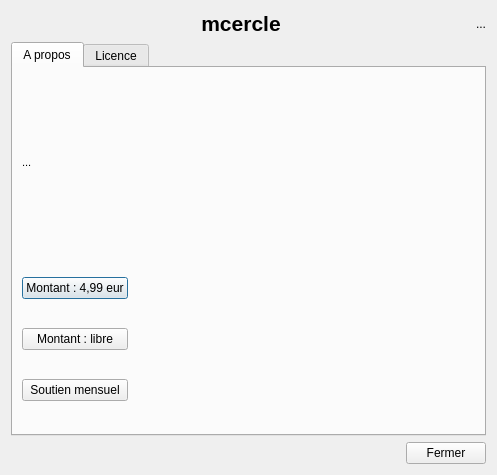
<?xml version="1.0" encoding="UTF-8"?>
<ui version="4.0">
 <class>about</class>
 <widget class="QDialog" name="about">
  <property name="geometry">
   <rect>
    <x>0</x>
    <y>0</y>
    <width>497</width>
    <height>475</height>
   </rect>
  </property>
  <property name="windowTitle">
   <string>A propos</string>
  </property>
  <property name="windowIcon">
   <iconset resource="../ressources.qrc">
    <normaloff>:/app/help</normaloff>:/app/help</iconset>
  </property>
  <layout class="QGridLayout" name="gridLayout">
   <item row="0" column="0">
    <layout class="QVBoxLayout" name="verticalLayout">
     <item>
      <layout class="QHBoxLayout" name="horizontalLayout_2">
       <item>
        <spacer name="horizontalSpacer_4">
         <property name="orientation">
          <enum>Qt::Horizontal</enum>
         </property>
         <property name="sizeHint" stdset="0">
          <size>
           <width>40</width>
           <height>20</height>
          </size>
         </property>
        </spacer>
       </item>
       <item>
        <widget class="QLabel" name="label">
         <property name="text">
          <string>&lt;!DOCTYPE HTML PUBLIC &quot;-//W3C//DTD HTML 4.0//EN&quot; &quot;http://www.w3.org/TR/REC-html40/strict.dtd&quot;&gt;
&lt;html&gt;&lt;head&gt;&lt;meta name=&quot;qrichtext&quot; content=&quot;1&quot; /&gt;&lt;style type=&quot;text/css&quot;&gt;
p, li { white-space: pre-wrap; }
&lt;/style&gt;&lt;/head&gt;&lt;body style=&quot; font-family:'Ubuntu'; font-size:9pt; font-weight:400; font-style:normal;&quot;&gt;
&lt;p align=&quot;center&quot; style=&quot; margin-top:0px; margin-bottom:0px; margin-left:0px; margin-right:0px; -qt-block-indent:0; text-indent:0px;&quot;&gt;&lt;span style=&quot; font-size:16pt; font-weight:600;&quot;&gt;mcercle&lt;/span&gt;&lt;/p&gt;&lt;/body&gt;&lt;/html&gt;</string>
         </property>
        </widget>
       </item>
       <item>
        <spacer name="horizontalSpacer_3">
         <property name="orientation">
          <enum>Qt::Horizontal</enum>
         </property>
         <property name="sizeHint" stdset="0">
          <size>
           <width>40</width>
           <height>20</height>
          </size>
         </property>
        </spacer>
       </item>
       <item>
        <widget class="QLabel" name="label_ico">
         <property name="text">
          <string>...</string>
         </property>
        </widget>
       </item>
      </layout>
     </item>
     <item>
      <widget class="QTabWidget" name="tabWidget">
       <property name="currentIndex">
        <number>0</number>
       </property>
       <widget class="QWidget" name="tab">
        <attribute name="title">
         <string>A propos</string>
        </attribute>
        <layout class="QHBoxLayout" name="horizontalLayout_4">
         <item>
          <layout class="QVBoxLayout" name="verticalLayout_2">
           <item>
            <widget class="QLabel" name="label_apropos">
             <property name="text">
              <string>&lt;!DOCTYPE HTML PUBLIC &quot;-//W3C//DTD HTML 4.0//EN&quot; &quot;http://www.w3.org/TR/REC-html40/strict.dtd&quot;&gt;
&lt;html&gt;&lt;head&gt;&lt;meta name=&quot;qrichtext&quot; content=&quot;1&quot; /&gt;&lt;style type=&quot;text/css&quot;&gt;
p, li { white-space: pre-wrap; }
&lt;/style&gt;&lt;/head&gt;&lt;body style=&quot; font-family:'MS Shell Dlg 2'; font-size:8.25pt; font-weight:400; font-style:normal;&quot;&gt;
&lt;p style=&quot; margin-top:0px; margin-bottom:0px; margin-left:0px; margin-right:0px; -qt-block-indent:0; text-indent:0px;&quot;&gt;&lt;span style=&quot; font-size:8pt;&quot;&gt;...&lt;/span&gt;&lt;/p&gt;&lt;/body&gt;&lt;/html&gt;</string>
             </property>
            </widget>
           </item>
           <item>
            <layout class="QHBoxLayout" name="horizontalLayout_6">
             <item>
              <layout class="QVBoxLayout" name="verticalLayout_4">
               <item>
                <widget class="QPushButton" name="pushButton_don">
                 <property name="text">
                  <string>Montant : 4,99 eur</string>
                 </property>
                 <property name="iconSize">
                  <size>
                   <width>124</width>
                   <height>26</height>
                  </size>
                 </property>
                 <property name="default">
                  <bool>false</bool>
                 </property>
                 <property name="flat">
                  <bool>false</bool>
                 </property>
                </widget>
               </item>
               <item>
                <widget class="QPushButton" name="pushButton_donFree">
                 <property name="text">
                  <string>Montant : libre</string>
                 </property>
                </widget>
               </item>
               <item>
                <widget class="QPushButton" name="pushButton_donmonthly">
                 <property name="text">
                  <string>Soutien mensuel</string>
                 </property>
                </widget>
               </item>
              </layout>
             </item>
             <item>
              <widget class="QLabel" name="label_don">
               <property name="toolTip">
                <string>Merci beaucoup !</string>
               </property>
               <property name="text">
                <string/>
               </property>
               <property name="pixmap">
                <pixmap resource="../ressources.qrc">:/app/heart</pixmap>
               </property>
              </widget>
             </item>
             <item>
              <widget class="QLabel" name="label_paypaloptions">
               <property name="toolTip">
                <string>Sécurisé avec PAYPAL</string>
               </property>
               <property name="text">
                <string/>
               </property>
               <property name="pixmap">
                <pixmap resource="../ressources.qrc">:/app/don1</pixmap>
               </property>
               <property name="scaledContents">
                <bool>true</bool>
               </property>
              </widget>
             </item>
             <item>
              <spacer name="horizontalSpacer_2">
               <property name="orientation">
                <enum>Qt::Horizontal</enum>
               </property>
               <property name="sizeHint" stdset="0">
                <size>
                 <width>40</width>
                 <height>20</height>
                </size>
               </property>
              </spacer>
             </item>
            </layout>
           </item>
          </layout>
         </item>
        </layout>
       </widget>
       <widget class="QWidget" name="tab_3">
        <attribute name="title">
         <string>Licence</string>
        </attribute>
        <layout class="QHBoxLayout" name="horizontalLayout_5">
         <item>
          <layout class="QVBoxLayout" name="verticalLayout_3">
           <item>
            <widget class="QTextEdit" name="textEditLicence">
             <property name="readOnly">
              <bool>true</bool>
             </property>
             <property name="html">
              <string>&lt;!DOCTYPE HTML PUBLIC &quot;-//W3C//DTD HTML 4.0//EN&quot; &quot;http://www.w3.org/TR/REC-html40/strict.dtd&quot;&gt;
&lt;html&gt;&lt;head&gt;&lt;meta name=&quot;qrichtext&quot; content=&quot;1&quot; /&gt;&lt;style type=&quot;text/css&quot;&gt;
p, li { white-space: pre-wrap; }
&lt;/style&gt;&lt;/head&gt;&lt;body style=&quot; font-family:'MS Shell Dlg 2'; font-size:7.8pt; font-weight:400; font-style:normal;&quot;&gt;
&lt;p style=&quot; margin-top:0px; margin-bottom:0px; margin-left:0px; margin-right:0px; -qt-block-indent:0; text-indent:0px;&quot;&gt;&lt;span style=&quot; font-family:'Ubuntu'; font-size:9pt; font-weight:600;&quot;&gt;En utilisant ce logiciel vous acceptez la licence.&lt;/span&gt;&lt;/p&gt;
&lt;p style=&quot; margin-top:0px; margin-bottom:0px; margin-left:0px; margin-right:0px; -qt-block-indent:0; text-indent:0px;&quot;&gt;&lt;span style=&quot; font-family:'Ubuntu'; font-size:9pt; font-weight:600;&quot;&gt;L'auteur ne pourra pas être tenue pour responsable d'éventuelles pertes de données ou d'erreurs de calcul.&lt;/span&gt;&lt;/p&gt;
&lt;p align=&quot;center&quot; style=&quot; margin-top:0px; margin-bottom:0px; margin-left:0px; margin-right:0px; -qt-block-indent:0; text-indent:0px;&quot;&gt;&lt;img src=&quot;:/app/logo&quot; /&gt;&lt;/p&gt;
&lt;p style=&quot;-qt-paragraph-type:empty; margin-top:0px; margin-bottom:0px; margin-left:0px; margin-right:0px; -qt-block-indent:0; text-indent:0px; font-family:'Ubuntu'; font-size:9pt;&quot;&gt;&lt;br /&gt;&lt;/p&gt;
&lt;p style=&quot; margin-top:0px; margin-bottom:0px; margin-left:0px; margin-right:0px; -qt-block-indent:0; text-indent:0px;&quot;&gt;&lt;span style=&quot; font-family:'Ubuntu'; font-size:9pt; text-decoration: underline;&quot;&gt;Guide rapide de la GPLv3:&lt;/span&gt;&lt;/p&gt;
&lt;p style=&quot; margin-top:0px; margin-bottom:0px; margin-left:0px; margin-right:0px; -qt-block-indent:0; text-indent:0px;&quot;&gt;&lt;a href=&quot;http://www.gnu.org/licenses/quick-guide-gplv3.html&quot;&gt;&lt;span style=&quot; font-family:'Ubuntu'; font-size:9pt; text-decoration: underline; color:#0057ae;&quot;&gt;http://www.gnu.org/licenses/quick-guide-gplv3.html&lt;/span&gt;&lt;/a&gt;&lt;/p&gt;
&lt;p style=&quot;-qt-paragraph-type:empty; margin-top:0px; margin-bottom:0px; margin-left:0px; margin-right:0px; -qt-block-indent:0; text-indent:0px; font-family:'Ubuntu'; font-size:9pt;&quot;&gt;&lt;br /&gt;&lt;/p&gt;
&lt;p style=&quot; margin-top:0px; margin-bottom:0px; margin-left:0px; margin-right:0px; -qt-block-indent:0; text-indent:0px;&quot;&gt;&lt;span style=&quot; font-family:'Ubuntu'; font-size:9pt; text-decoration: underline;&quot;&gt;GNU General Public License:&lt;/span&gt;&lt;/p&gt;
&lt;p style=&quot; margin-top:0px; margin-bottom:0px; margin-left:0px; margin-right:0px; -qt-block-indent:0; text-indent:0px;&quot;&gt;&lt;span style=&quot; font-family:'Ubuntu'; font-size:9pt;&quot;&gt;This program is free software: you can redistribute it and/or modify&lt;/span&gt;&lt;/p&gt;
&lt;p style=&quot; margin-top:0px; margin-bottom:0px; margin-left:0px; margin-right:0px; -qt-block-indent:0; text-indent:0px;&quot;&gt;&lt;span style=&quot; font-family:'Ubuntu'; font-size:9pt;&quot;&gt;it under the terms of the GNU General Public License as published by&lt;/span&gt;&lt;/p&gt;
&lt;p style=&quot; margin-top:0px; margin-bottom:0px; margin-left:0px; margin-right:0px; -qt-block-indent:0; text-indent:0px;&quot;&gt;&lt;span style=&quot; font-family:'Ubuntu'; font-size:9pt;&quot;&gt;the Free Software Foundation, either version 3 of the License, or&lt;/span&gt;&lt;/p&gt;
&lt;p style=&quot; margin-top:0px; margin-bottom:0px; margin-left:0px; margin-right:0px; -qt-block-indent:0; text-indent:0px;&quot;&gt;&lt;span style=&quot; font-family:'Ubuntu'; font-size:9pt;&quot;&gt;(at your option) any later version.&lt;/span&gt;&lt;/p&gt;
&lt;p style=&quot;-qt-paragraph-type:empty; margin-top:0px; margin-bottom:0px; margin-left:0px; margin-right:0px; -qt-block-indent:0; text-indent:0px; font-family:'Ubuntu'; font-size:9pt;&quot;&gt;&lt;br /&gt;&lt;/p&gt;
&lt;p style=&quot; margin-top:0px; margin-bottom:0px; margin-left:0px; margin-right:0px; -qt-block-indent:0; text-indent:0px;&quot;&gt;&lt;span style=&quot; font-family:'Ubuntu'; font-size:9pt;&quot;&gt;This program is distributed in the hope that it will be useful,&lt;/span&gt;&lt;/p&gt;
&lt;p style=&quot; margin-top:0px; margin-bottom:0px; margin-left:0px; margin-right:0px; -qt-block-indent:0; text-indent:0px;&quot;&gt;&lt;span style=&quot; font-family:'Ubuntu'; font-size:9pt;&quot;&gt;but WITHOUT ANY WARRANTY; without even the implied warranty of&lt;/span&gt;&lt;/p&gt;
&lt;p style=&quot; margin-top:0px; margin-bottom:0px; margin-left:0px; margin-right:0px; -qt-block-indent:0; text-indent:0px;&quot;&gt;&lt;span style=&quot; font-family:'Ubuntu'; font-size:9pt;&quot;&gt;MERCHANTABILITY or FITNESS FOR A PARTICULAR PURPOSE. See the&lt;/span&gt;&lt;/p&gt;
&lt;p style=&quot; margin-top:0px; margin-bottom:0px; margin-left:0px; margin-right:0px; -qt-block-indent:0; text-indent:0px;&quot;&gt;&lt;span style=&quot; font-family:'Ubuntu'; font-size:9pt;&quot;&gt;GNU General Public License for more details.&lt;/span&gt;&lt;/p&gt;
&lt;p style=&quot;-qt-paragraph-type:empty; margin-top:0px; margin-bottom:0px; margin-left:0px; margin-right:0px; -qt-block-indent:0; text-indent:0px; font-family:'Ubuntu'; font-size:9pt;&quot;&gt;&lt;br /&gt;&lt;/p&gt;
&lt;p style=&quot; margin-top:0px; margin-bottom:0px; margin-left:0px; margin-right:0px; -qt-block-indent:0; text-indent:0px;&quot;&gt;&lt;span style=&quot; font-family:'Ubuntu'; font-size:9pt;&quot;&gt;You should have received a copy of the GNU General Public License&lt;/span&gt;&lt;/p&gt;
&lt;p style=&quot; margin-top:0px; margin-bottom:0px; margin-left:0px; margin-right:0px; -qt-block-indent:0; text-indent:0px;&quot;&gt;&lt;span style=&quot; font-family:'Ubuntu'; font-size:9pt;&quot;&gt;along with this program. If not, see &amp;lt;&lt;/span&gt;&lt;a href=&quot;http://www.gnu.org/licenses/&quot;&gt;&lt;span style=&quot; font-family:'Ubuntu'; font-size:9pt; text-decoration: underline; color:#0057ae;&quot;&gt;http://www.gnu.org/licenses/&lt;/span&gt;&lt;/a&gt;&lt;span style=&quot; font-family:'Ubuntu'; font-size:9pt;&quot;&gt;&amp;gt;.&lt;/span&gt;&lt;/p&gt;
&lt;p style=&quot;-qt-paragraph-type:empty; margin-top:0px; margin-bottom:0px; margin-left:0px; margin-right:0px; -qt-block-indent:0; text-indent:0px; font-family:'Ubuntu'; font-size:9pt;&quot;&gt;&lt;br /&gt;&lt;/p&gt;
&lt;p style=&quot; margin-top:0px; margin-bottom:0px; margin-left:0px; margin-right:0px; -qt-block-indent:0; text-indent:0px;&quot;&gt;&lt;span style=&quot; font-family:'Ubuntu'; font-size:10pt; font-weight:600; text-decoration: underline;&quot;&gt;Composants:&lt;/span&gt;&lt;/p&gt;
&lt;p style=&quot;-qt-paragraph-type:empty; margin-top:0px; margin-bottom:0px; margin-left:0px; margin-right:0px; -qt-block-indent:0; text-indent:0px; font-family:'Ubuntu'; font-size:9pt; font-weight:600; text-decoration: underline;&quot;&gt;&lt;br /&gt;&lt;/p&gt;
&lt;p style=&quot; margin-top:0px; margin-bottom:0px; margin-left:0px; margin-right:0px; -qt-block-indent:0; text-indent:0px;&quot;&gt;&lt;span style=&quot; font-size:9pt; font-weight:600;&quot;&gt;QCustomPlot&lt;/span&gt;&lt;span style=&quot; font-size:9pt;&quot;&gt; is a Qt C++ widget for plotting and data visualization. It has no further dependencies and is &lt;/span&gt;&lt;a href=&quot;http://www.qcustomplot.com/index.php/support/documentation&quot;&gt;&lt;span style=&quot; font-size:9pt; text-decoration: underline; color:#0000ff;&quot;&gt;fully documented&lt;/span&gt;&lt;/a&gt;&lt;span style=&quot; font-size:9pt;&quot;&gt;. This plotting library focuses on making good looking, publication quality 2D plots, graphs and charts, as well as offering high performance for realtime visualization applications. Have a look at the &lt;/span&gt;&lt;a href=&quot;http://www.qcustomplot.com/index.php/tutorials/settingup&quot;&gt;&lt;span style=&quot; font-size:9pt; text-decoration: underline; color:#0000ff;&quot;&gt;Setting Up&lt;/span&gt;&lt;/a&gt;&lt;span style=&quot; font-size:9pt;&quot;&gt; and the &lt;/span&gt;&lt;a href=&quot;http://www.qcustomplot.com/index.php/tutorials/basicplotting&quot;&gt;&lt;span style=&quot; font-size:9pt; text-decoration: underline; color:#0000ff;&quot;&gt;Basic Plotting&lt;/span&gt;&lt;/a&gt;&lt;span style=&quot; font-size:9pt;&quot;&gt; tutorials to get started.&lt;/span&gt;&lt;/p&gt;
&lt;p style=&quot;-qt-paragraph-type:empty; margin-top:0px; margin-bottom:0px; margin-left:0px; margin-right:0px; -qt-block-indent:0; text-indent:0px; font-size:9pt;&quot;&gt;&lt;br /&gt;&lt;/p&gt;
&lt;p style=&quot; margin-top:0px; margin-bottom:0px; margin-left:0px; margin-right:0px; -qt-block-indent:0; text-indent:0px;&quot;&gt;&lt;span style=&quot; font-size:9pt;&quot;&gt;Licence : GPLV3&lt;/span&gt;&lt;/p&gt;
&lt;p style=&quot; margin-top:0px; margin-bottom:0px; margin-left:0px; margin-right:0px; -qt-block-indent:0; text-indent:0px;&quot;&gt;&lt;span style=&quot; font-size:9pt;&quot;&gt;Site Internet: &lt;/span&gt;&lt;a href=&quot;http://www.qcustomplot.com/&quot;&gt;&lt;span style=&quot; font-size:8pt; text-decoration: underline; color:#0000ff;&quot;&gt;http://www.qcustomplot.com/&lt;/span&gt;&lt;/a&gt;&lt;/p&gt;
&lt;p style=&quot;-qt-paragraph-type:empty; margin-top:0px; margin-bottom:0px; margin-left:0px; margin-right:0px; -qt-block-indent:0; text-indent:0px; font-size:8pt;&quot;&gt;&lt;br /&gt;&lt;/p&gt;&lt;/body&gt;&lt;/html&gt;</string>
             </property>
            </widget>
           </item>
          </layout>
         </item>
        </layout>
       </widget>
      </widget>
     </item>
     <item>
      <layout class="QHBoxLayout" name="horizontalLayout_3">
       <item>
        <spacer name="horizontalSpacer">
         <property name="orientation">
          <enum>Qt::Horizontal</enum>
         </property>
         <property name="sizeHint" stdset="0">
          <size>
           <width>40</width>
           <height>20</height>
          </size>
         </property>
        </spacer>
       </item>
       <item>
        <widget class="QPushButton" name="pushBut_Close">
         <property name="text">
          <string>Fermer</string>
         </property>
        </widget>
       </item>
      </layout>
     </item>
    </layout>
   </item>
  </layout>
 </widget>
 <resources>
  <include location="../ressources.qrc"/>
 </resources>
 <connections/>
</ui>
